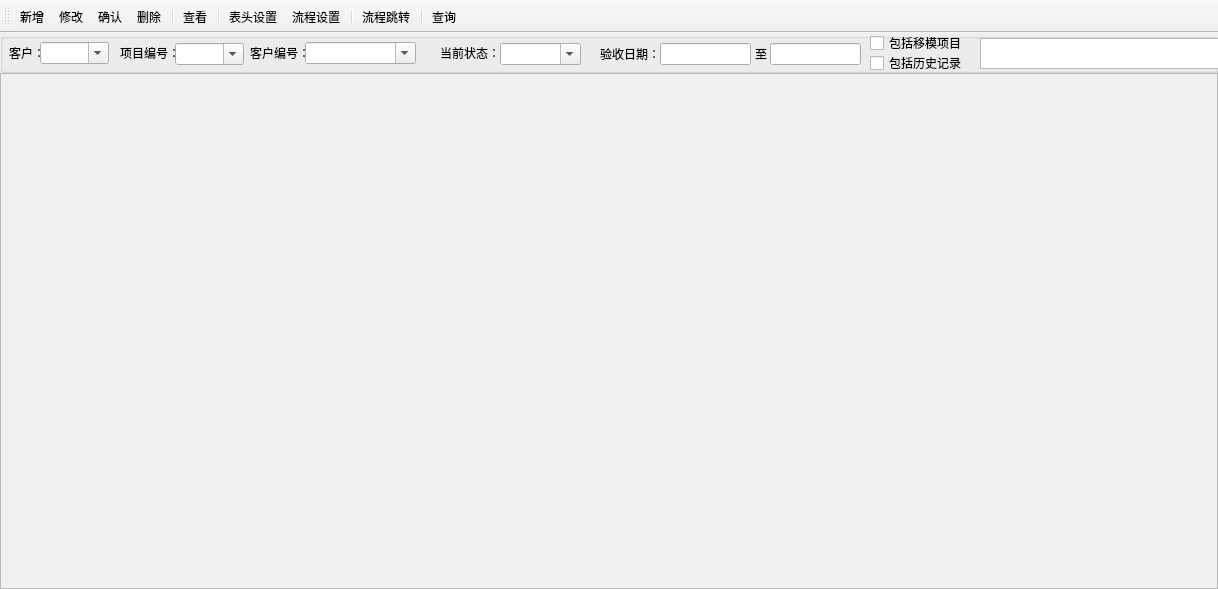
<?xml version="1.0" encoding="UTF-8"?>
<ui version="4.0">
 <class>xiangmuxinxi</class>
 <widget class="QMainWindow" name="xiangmuxinxi">
  <property name="enabled">
   <bool>true</bool>
  </property>
  <property name="geometry">
   <rect>
    <x>0</x>
    <y>0</y>
    <width>1218</width>
    <height>589</height>
   </rect>
  </property>
  <property name="acceptDrops">
   <bool>false</bool>
  </property>
  <property name="windowTitle">
   <string>验收信息</string>
  </property>
  <property name="windowIcon">
   <iconset>
    <normaloff>ICO/png/571417.png</normaloff>ICO/png/571417.png</iconset>
  </property>
  <property name="documentMode">
   <bool>false</bool>
  </property>
  <property name="dockNestingEnabled">
   <bool>false</bool>
  </property>
  <property name="unifiedTitleAndToolBarOnMac">
   <bool>false</bool>
  </property>
  <widget class="QWidget" name="centralwidget">
   <layout class="QGridLayout" name="gridLayout_2">
    <property name="leftMargin">
     <number>0</number>
    </property>
    <property name="topMargin">
     <number>0</number>
    </property>
    <property name="rightMargin">
     <number>0</number>
    </property>
    <property name="bottomMargin">
     <number>0</number>
    </property>
    <property name="spacing">
     <number>0</number>
    </property>
    <item row="0" column="0">
     <layout class="QGridLayout" name="gridLayout">
      <property name="spacing">
       <number>0</number>
      </property>
      <item row="2" column="0">
       <widget class="QTableWidget" name="Text_ShuJuXianShi">
        <property name="sizePolicy">
         <sizepolicy hsizetype="Preferred" vsizetype="Preferred">
          <horstretch>0</horstretch>
          <verstretch>0</verstretch>
         </sizepolicy>
        </property>
        <property name="palette">
         <palette>
          <active>
           <colorrole role="Base">
            <brush brushstyle="SolidPattern">
             <color alpha="255">
              <red>240</red>
              <green>240</green>
              <blue>240</blue>
             </color>
            </brush>
           </colorrole>
          </active>
          <inactive>
           <colorrole role="Base">
            <brush brushstyle="SolidPattern">
             <color alpha="255">
              <red>240</red>
              <green>240</green>
              <blue>240</blue>
             </color>
            </brush>
           </colorrole>
          </inactive>
          <disabled>
           <colorrole role="Base">
            <brush brushstyle="SolidPattern">
             <color alpha="255">
              <red>240</red>
              <green>240</green>
              <blue>240</blue>
             </color>
            </brush>
           </colorrole>
          </disabled>
         </palette>
        </property>
        <property name="autoScroll">
         <bool>true</bool>
        </property>
       </widget>
      </item>
      <item row="1" column="0">
       <widget class="QGroupBox" name="groupBox">
        <property name="enabled">
         <bool>true</bool>
        </property>
        <property name="maximumSize">
         <size>
          <width>16777215</width>
          <height>40</height>
         </size>
        </property>
        <property name="title">
         <string/>
        </property>
        <widget class="QLabel" name="label_5">
         <property name="geometry">
          <rect>
           <x>600</x>
           <y>11</y>
           <width>61</width>
           <height>20</height>
          </rect>
         </property>
         <property name="maximumSize">
          <size>
           <width>6666</width>
           <height>6666</height>
          </size>
         </property>
         <property name="text">
          <string>验收日期：</string>
         </property>
        </widget>
        <widget class="QLabel" name="label_6">
         <property name="geometry">
          <rect>
           <x>755</x>
           <y>11</y>
           <width>16</width>
           <height>20</height>
          </rect>
         </property>
         <property name="text">
          <string>至</string>
         </property>
        </widget>
        <widget class="QLabel" name="label_13">
         <property name="geometry">
          <rect>
           <x>440</x>
           <y>10</y>
           <width>60</width>
           <height>20</height>
          </rect>
         </property>
         <property name="maximumSize">
          <size>
           <width>60</width>
           <height>20</height>
          </size>
         </property>
         <property name="text">
          <string>当前状态：</string>
         </property>
        </widget>
        <widget class="QTextEdit" name="Text_BianJi">
         <property name="geometry">
          <rect>
           <x>980</x>
           <y>5</y>
           <width>401</width>
           <height>31</height>
          </rect>
         </property>
        </widget>
        <widget class="QLineEdit" name="Text_QiShi_RiQi">
         <property name="geometry">
          <rect>
           <x>660</x>
           <y>10</y>
           <width>91</width>
           <height>22</height>
          </rect>
         </property>
        </widget>
        <widget class="QLineEdit" name="Text_JieShu_RiQi">
         <property name="geometry">
          <rect>
           <x>770</x>
           <y>10</y>
           <width>91</width>
           <height>22</height>
          </rect>
         </property>
        </widget>
        <widget class="QLabel" name="label_14">
         <property name="geometry">
          <rect>
           <x>9</x>
           <y>10</y>
           <width>31</width>
           <height>20</height>
          </rect>
         </property>
         <property name="maximumSize">
          <size>
           <width>36</width>
           <height>66666</height>
          </size>
         </property>
         <property name="styleSheet">
          <string notr="true"/>
         </property>
         <property name="text">
          <string>客户：</string>
         </property>
        </widget>
        <widget class="QComboBox" name="Text_KeHuBianHhao">
         <property name="geometry">
          <rect>
           <x>305</x>
           <y>9</y>
           <width>111</width>
           <height>22</height>
          </rect>
         </property>
         <property name="editable">
          <bool>true</bool>
         </property>
        </widget>
        <widget class="QLabel" name="label_15">
         <property name="geometry">
          <rect>
           <x>120</x>
           <y>10</y>
           <width>55</width>
           <height>20</height>
          </rect>
         </property>
         <property name="maximumSize">
          <size>
           <width>360</width>
           <height>36</height>
          </size>
         </property>
         <property name="text">
          <string>项目编号：</string>
         </property>
        </widget>
        <widget class="QComboBox" name="Text_XiangMuBianHao">
         <property name="geometry">
          <rect>
           <x>175</x>
           <y>10</y>
           <width>69</width>
           <height>22</height>
          </rect>
         </property>
         <property name="editable">
          <bool>true</bool>
         </property>
        </widget>
        <widget class="QComboBox" name="Text_KeHu">
         <property name="geometry">
          <rect>
           <x>40</x>
           <y>9</y>
           <width>69</width>
           <height>22</height>
          </rect>
         </property>
         <property name="editable">
          <bool>true</bool>
         </property>
        </widget>
        <widget class="QLabel" name="label_19">
         <property name="geometry">
          <rect>
           <x>250</x>
           <y>10</y>
           <width>61</width>
           <height>20</height>
          </rect>
         </property>
         <property name="text">
          <string>客户编号：</string>
         </property>
        </widget>
        <widget class="QWidget" name="layoutWidget">
         <property name="geometry">
          <rect>
           <x>870</x>
           <y>0</y>
           <width>101</width>
           <height>40</height>
          </rect>
         </property>
         <layout class="QVBoxLayout" name="verticalLayout">
          <property name="spacing">
           <number>0</number>
          </property>
          <item>
           <widget class="QCheckBox" name="checkBox_3">
            <property name="text">
             <string>包括移模项目</string>
            </property>
           </widget>
          </item>
          <item>
           <widget class="QCheckBox" name="checkBox_4">
            <property name="text">
             <string>包括历史记录</string>
            </property>
           </widget>
          </item>
         </layout>
        </widget>
        <widget class="QComboBox" name="Text_DangQianZhuangTai">
         <property name="geometry">
          <rect>
           <x>500</x>
           <y>10</y>
           <width>81</width>
           <height>22</height>
          </rect>
         </property>
         <property name="editable">
          <bool>true</bool>
         </property>
        </widget>
       </widget>
      </item>
     </layout>
    </item>
   </layout>
  </widget>
  <widget class="QToolBar" name="toolBar">
   <property name="windowTitle">
    <string>人员信息</string>
   </property>
   <property name="allowedAreas">
    <set>Qt::AllToolBarAreas</set>
   </property>
   <property name="orientation">
    <enum>Qt::Horizontal</enum>
   </property>
   <property name="iconSize">
    <size>
     <width>35</width>
     <height>35</height>
    </size>
   </property>
   <property name="toolButtonStyle">
    <enum>Qt::ToolButtonTextUnderIcon</enum>
   </property>
   <attribute name="toolBarArea">
    <enum>TopToolBarArea</enum>
   </attribute>
   <attribute name="toolBarBreak">
    <bool>false</bool>
   </attribute>
   <addaction name="action_xinzeng"/>
   <addaction name="action_xiugai"/>
   <addaction name="action_QueRen"/>
   <addaction name="action_shanchu"/>
   <addaction name="separator"/>
   <addaction name="action_chakan"/>
   <addaction name="separator"/>
   <addaction name="action_biaotoushezhi"/>
   <addaction name="action_liuchengshezhi"/>
   <addaction name="separator"/>
   <addaction name="action_liuchengtiaozhuan"/>
   <addaction name="separator"/>
   <addaction name="action_chaxun"/>
  </widget>
  <action name="action_xinzeng">
   <property name="icon">
    <iconset resource="../../res.qrc">
     <normaloff>:/new/prefix1/ICO/png/1081676.png</normaloff>:/new/prefix1/ICO/png/1081676.png</iconset>
   </property>
   <property name="text">
    <string>新增</string>
   </property>
   <property name="shortcut">
    <string>Ctrl+Q</string>
   </property>
  </action>
  <action name="action_shanchu">
   <property name="icon">
    <iconset resource="../../res.qrc">
     <normaloff>:/new/prefix1/ICO/png/1081640.png</normaloff>:/new/prefix1/ICO/png/1081640.png</iconset>
   </property>
   <property name="text">
    <string>删除</string>
   </property>
  </action>
  <action name="action_xiugai">
   <property name="icon">
    <iconset resource="../../res.qrc">
     <normaloff>:/new/prefix1/ICO/png/1073170.png</normaloff>:/new/prefix1/ICO/png/1073170.png</iconset>
   </property>
   <property name="text">
    <string>修改</string>
   </property>
  </action>
  <action name="action_chakan">
   <property name="icon">
    <iconset resource="../../res.qrc">
     <normaloff>:/new/prefix1/ICO/png/1081662.png</normaloff>:/new/prefix1/ICO/png/1081662.png</iconset>
   </property>
   <property name="text">
    <string>查看</string>
   </property>
  </action>
  <action name="action_liuchengtiaozhuan">
   <property name="icon">
    <iconset resource="../../res.qrc">
     <normaloff>:/new/prefix1/ICO/png/1081628.png</normaloff>:/new/prefix1/ICO/png/1081628.png</iconset>
   </property>
   <property name="text">
    <string>流程跳转</string>
   </property>
  </action>
  <action name="action_chaxun">
   <property name="icon">
    <iconset resource="../../res.qrc">
     <normaloff>:/new/prefix1/ICO/png/1168148.png</normaloff>:/new/prefix1/ICO/png/1168148.png</iconset>
   </property>
   <property name="text">
    <string>查询</string>
   </property>
   <property name="shortcut">
    <string>Return</string>
   </property>
  </action>
  <action name="action_tuichu">
   <property name="icon">
    <iconset resource="../../res.qrc">
     <normaloff>:/new/prefix1/ICO/png/shell32.dll(240).png</normaloff>:/new/prefix1/ICO/png/shell32.dll(240).png</iconset>
   </property>
   <property name="text">
    <string>退出</string>
   </property>
  </action>
  <action name="action_biaotoushezhi">
   <property name="icon">
    <iconset resource="../../res.qrc">
     <normaloff>:/new/prefix1/ICO/png/1187149.png</normaloff>:/new/prefix1/ICO/png/1187149.png</iconset>
   </property>
   <property name="text">
    <string>表头设置</string>
   </property>
  </action>
  <action name="action_liuchengshezhi">
   <property name="icon">
    <iconset resource="../../res.qrc">
     <normaloff>:/new/prefix1/ICO/png/1081680.png</normaloff>:/new/prefix1/ICO/png/1081680.png</iconset>
   </property>
   <property name="text">
    <string>流程设置</string>
   </property>
  </action>
  <action name="action_QueRen">
   <property name="icon">
    <iconset resource="../../res.qrc">
     <normaloff>:/new/prefix1/ICO/png/g1.png</normaloff>:/new/prefix1/ICO/png/g1.png</iconset>
   </property>
   <property name="text">
    <string>确认</string>
   </property>
   <property name="toolTip">
    <string>确认</string>
   </property>
  </action>
 </widget>
 <tabstops>
  <tabstop>Text_KeHu</tabstop>
  <tabstop>Text_XiangMuBianHao</tabstop>
  <tabstop>Text_KeHuBianHhao</tabstop>
  <tabstop>Text_QiShi_RiQi</tabstop>
  <tabstop>Text_JieShu_RiQi</tabstop>
  <tabstop>Text_BianJi</tabstop>
  <tabstop>Text_ShuJuXianShi</tabstop>
 </tabstops>
 <resources>
  <include location="../../res.qrc"/>
 </resources>
 <connections/>
</ui>
